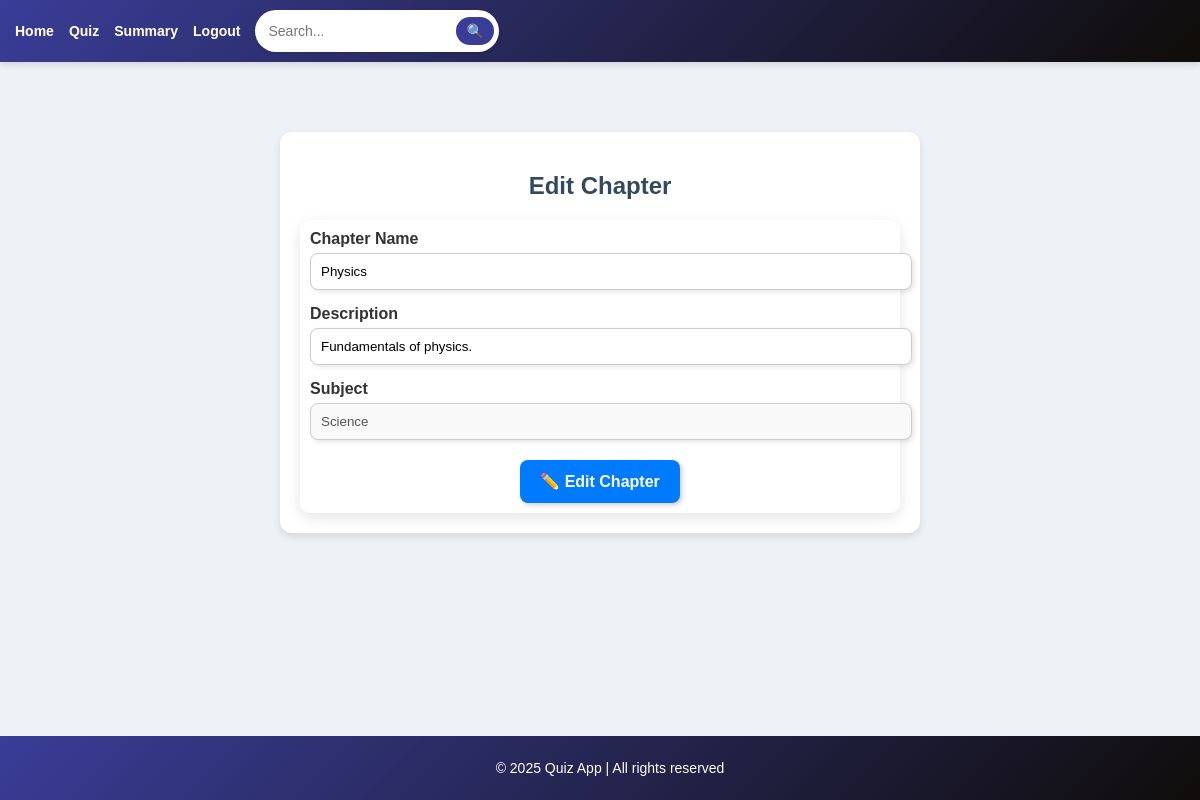
Before: /chapter/3/edit (signed in) with the older database file.
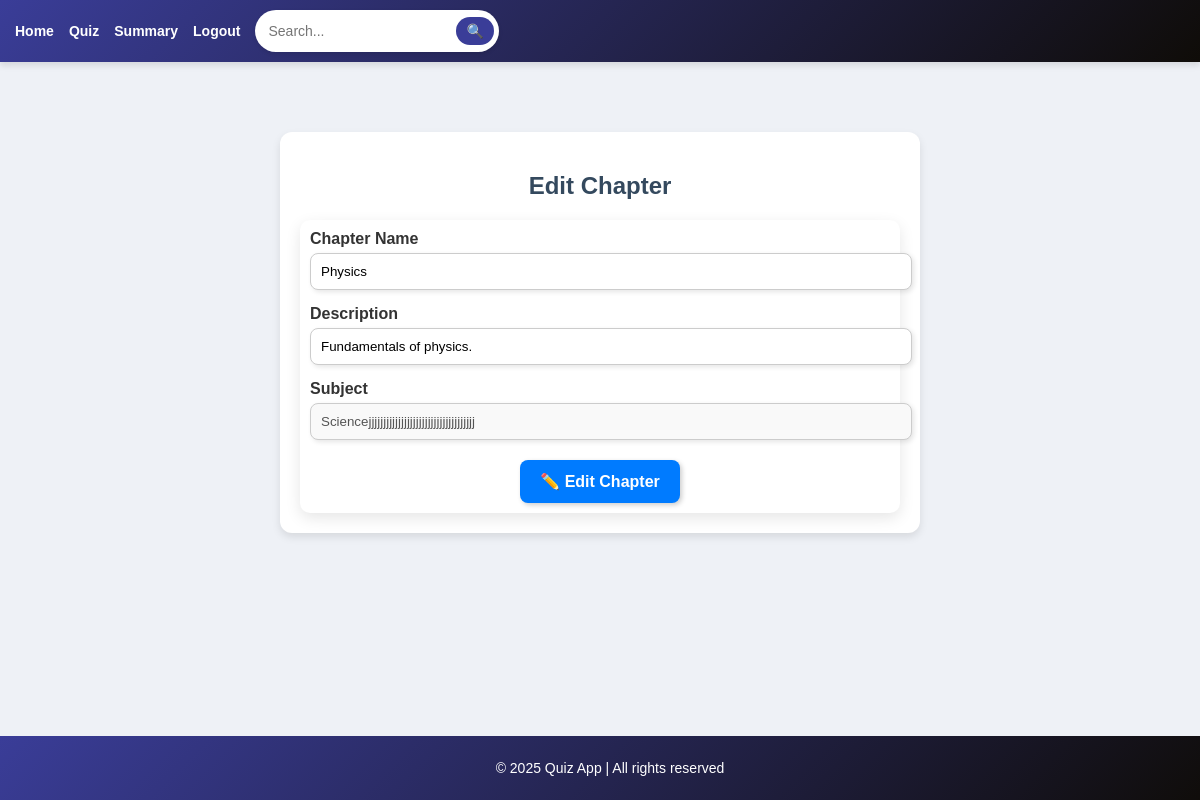
After: the same page with the newer database file.
### models.py (models this page shows)
class Subject(db.Model):
    __tablename__ = 'subjects'
    id = db.Column(db.Integer, primary_key=True)
    subject_name = db.Column(db.String(80), unique=True, nullable=False)
    description = db.Column(db.String(255), nullable=True)
    chapters = db.relationship('Chapter', backref='subject', lazy=True)

### app.py (the view, shortened to what this page needs)
@app.route('/chapter/<int:chapter_id>/edit', methods=['GET', 'POST'])
@admin_required
def edit_chapter(chapter_id):
    chapter = Chapter.query.get_or_404(chapter_id)
    return render_template('edit_chapter.html', chapter=chapter)

### app.py (called while the page is built)
def admin_required(f):
    @wraps(f)
    def decorated_function(*args, **kwargs):
        if "user_id" not in session or session.get('user_role') != 'admin':
            flash("Unauthorized access!", "danger")
            return redirect(url_for("login"))
        return f(*args, **kwargs)
    return decorated_function

### templates/edit_chapter.html (shortened to what this page needs)
{% extends 'base.html' %}
{% block content %}
<div style="max-width: 600px; margin: 50px auto; background: #ffffff; padding: 20px; border-radius: 12px;
            box-shadow: 0 4px 8px rgba(0, 0, 0, 0.1); text-align: center;">
    <h2 style="color: #34495e; font-weight: bold;">Edit Chapter</h2>
    <form method="POST">
        <div style="margin-bottom: 15px; text-align: left;">
            <label style="font-weight: bold; display: block; margin-bottom: 5px;">Chapter Name</label>
            <input type="text" name="chapter_name" value="{{ chapter.chapter_name }}" required
                   style="width: 100%; padding: 10px; border: 1px solid #ccc; border-radius: 8px;
                          box-shadow: 2px 2px 5px rgba(0, 0, 0, 0.1);">
        </div>
        <div style="margin-bottom: 15px; text-align: left;">
            <label style="font-weight: bold; display: block; margin-bottom: 5px;">Description</label>
            <input type="text" name="chapter_description" value="{{ chapter.description }}"
                   style="width: 100%; padding: 10px; border: 1px solid #ccc; border-radius: 8px;
                          box-shadow: 2px 2px 5px rgba(0, 0, 0, 0.1);">
        </div>
        <div style="margin-bottom: 15px; text-align: left;">
            <label style="font-weight: bold; display: block; margin-bottom: 5px;">Subject</label>
            <input type="text" value="{{ chapter.subject.subject_name }}" disabled
                   style="width: 100%; padding: 10px; border: 1px solid #ccc; border-radius: 8px;
                          background: #f9f9f9; box-shadow: 2px 2px 5px rgba(0, 0, 0, 0.1);">
        </div>
        <div style="margin-top: 20px;">
            <button type="submit"
                    style="background: #007bff; color: white; border: none; padding: 12px 20px; border-radius: 8px;
                           cursor: pointer; box-shadow: 2px 2px 5px rgba(0, 0, 0, 0.2); font-size: 16px;">
                ✏️ Edit Chapter
            </button>
        </div>
    </form>
</div>
{% endblock %}

Changed rows visible on the page:
changed Subject: subject.subject_name "Science" → "Sciencejjjjjjjjjjjjjjjjjjjjjjjjjjjjjjjjjjjj"
